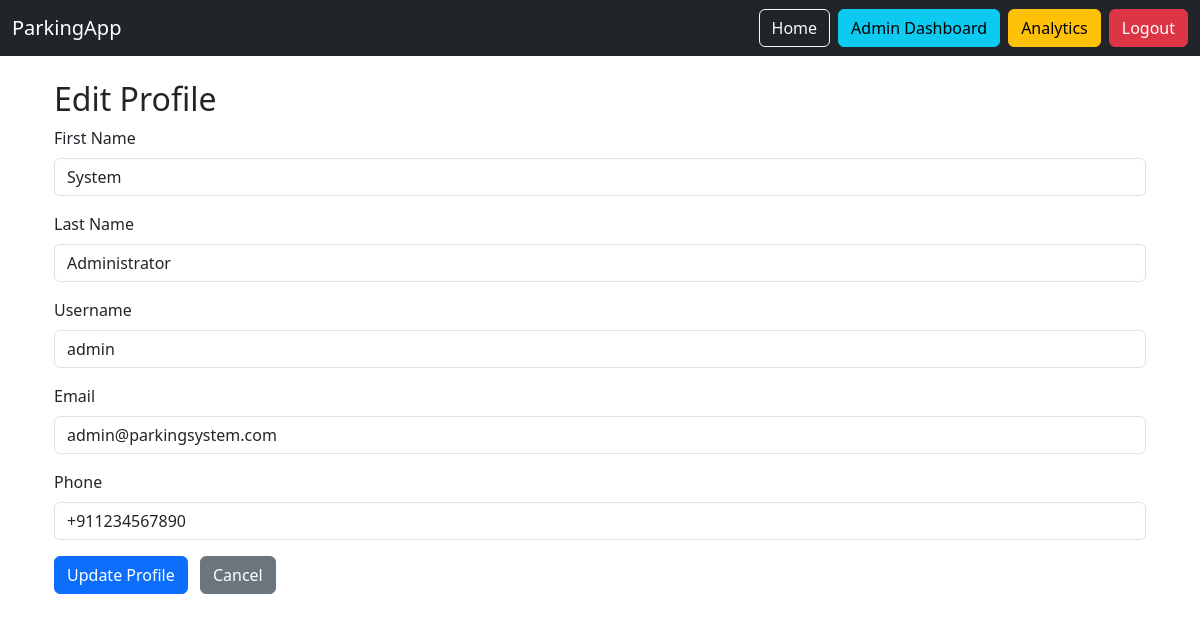
/user/profile (signed in), run on the app's committed database.
### app/models/user.py (models this page shows, shortened)
class User(BaseModel, UserMixin):
    __tablename__ = "users"
    username = db.Column(db.String(80), unique=True, nullable=False, index=True)
    email = db.Column(db.String(150), unique=True, nullable=False, index=True)
    phone = db.Column(db.String(20), nullable=False, unique=True)
    password_hash = db.Column(db.String(200), nullable=False)
    first_name = db.Column(db.String(50), nullable=False)
    last_name = db.Column(db.String(50), nullable=False)
    gender = db.Column(db.Enum(GenderEnum), nullable=False, default=GenderEnum.OTHER)
    status = db.Column(db.Enum(UserStatus), default=UserStatus.PENDING, nullable=False)
    user_roles = db.relationship('UserRole', back_populates='user', cascade='all, delete-orphan')
    reservations = db.relationship('Reservation', back_populates='user')
    @property
    def is_active(self):
        return self.status == UserStatus.ACTIVE

### app/routes/user.py (the view, shortened to what this page needs)
@user_bp.route('/profile', methods=['GET', 'POST'])
@require_permission(PermissionType.VIEW_PERSONAL_SUMMARY.value)
def edit_profile():
    user_id = session.get('user_id')
    if not user_id:
        flash('You must be logged in to edit your profile.', 'danger')
        return redirect(url_for('auth.login'))
    user = User.query.get(user_id)
    return render_template('user/edit_profile.html', user=user)

### app/__init__.py (called while the page is built)
def create_app(config_name = 'default'):
    app = Flask(__name__)
    app.config.from_object(config[config_name])
    db.init_app(app)
    login_manager.init_app(app)
    login_manager.login_view = 'auth.login'
    jwt = JWTManager(app)
    init_database(app)  # Initialize the database with default data
    from app.models.user import User
    @login_manager.user_loader
    def load_user(user_id):
        return User.query.get(int(user_id))
    register_blueprints(app)
    return app

### app/templates/user/edit_profile.html
{% extends 'base.html' %}
{% block content %}
<div class="container mt-4">
  <h2>Edit Profile</h2>
  <form method="POST">
    <div class="mb-3">
      <label for="first_name" class="form-label">First Name</label>
      <input type="text" class="form-control" id="first_name" name="first_name" value="{{ user.first_name }}" required>
    </div>
    <div class="mb-3">
      <label for="last_name" class="form-label">Last Name</label>
      <input type="text" class="form-control" id="last_name" name="last_name" value="{{ user.last_name }}" required>
    </div>
    <div class="mb-3">
      <label for="username" class="form-label">Username</label>
      <input type="text" class="form-control" id="username" name="username" value="{{ user.username }}" required>
    </div>
    <div class="mb-3">
      <label for="email" class="form-label">Email</label>
      <input type="email" class="form-control" id="email" name="email" value="{{ user.email }}" required>
    </div>
    <div class="mb-3">
      <label for="phone" class="form-label">Phone</label>
      <input type="text" class="form-control" id="phone" name="phone" value="{{ user.phone }}">
    </div>
    <button type="submit" class="btn btn-primary">Update Profile</button>
    <a href="{{ url_for('user.user_dashboard') }}" class="btn btn-secondary ms-2">Cancel</a>
  </form>
</div>
{% endblock %}

### data on the page
User: first_name "System", last_name "Administrator", username "admin", email "admin@parkingsystem.com", phone "+911234567890"
